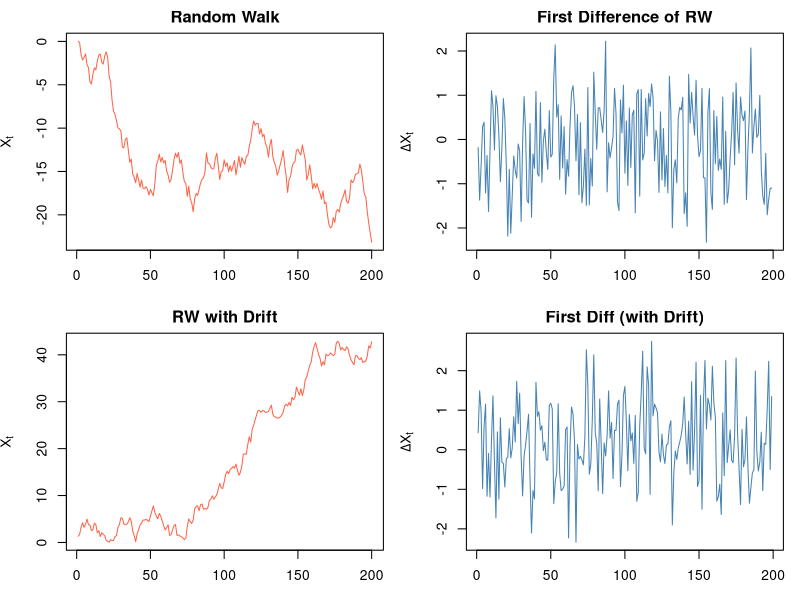
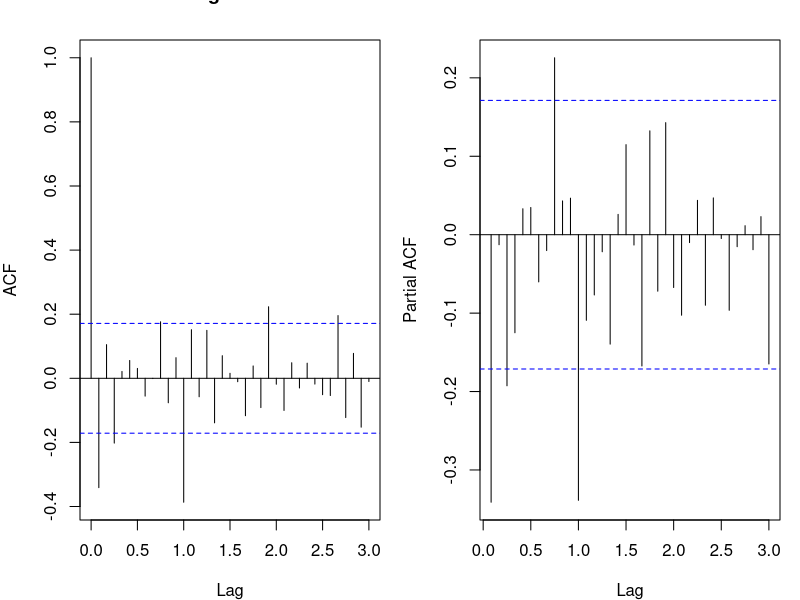
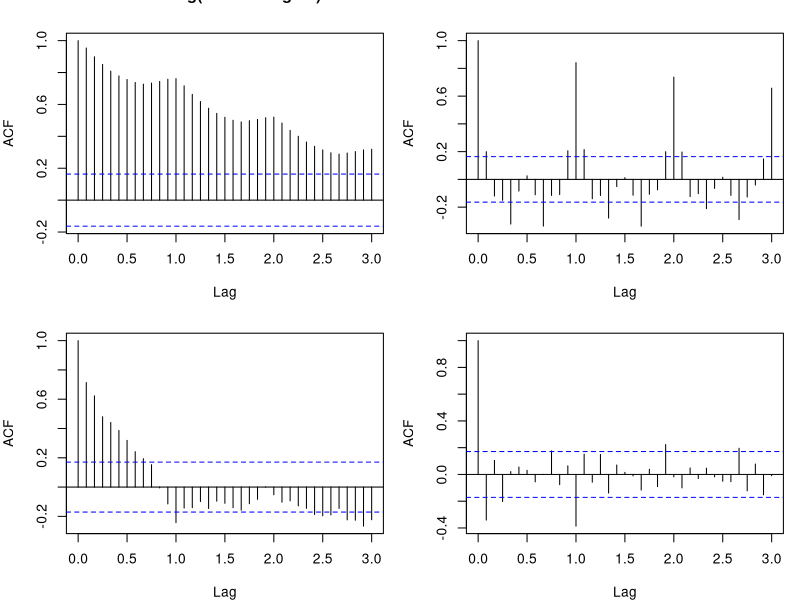
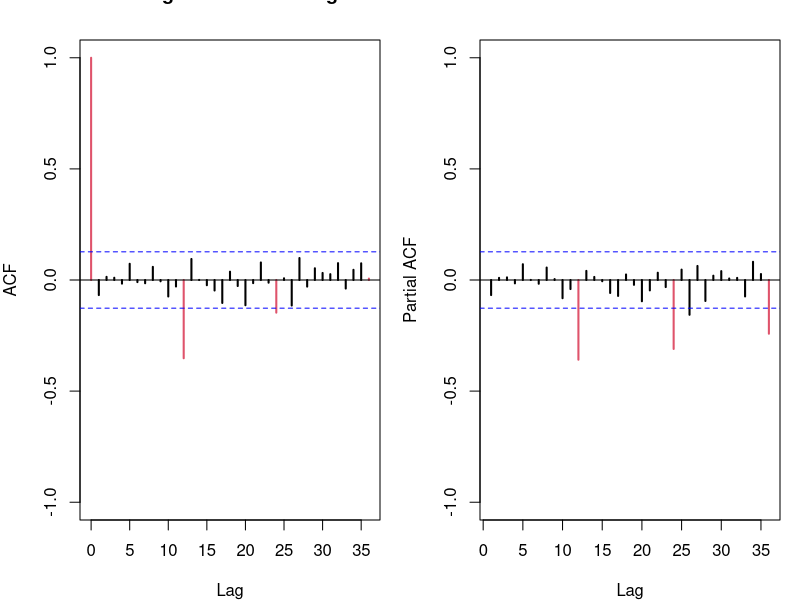
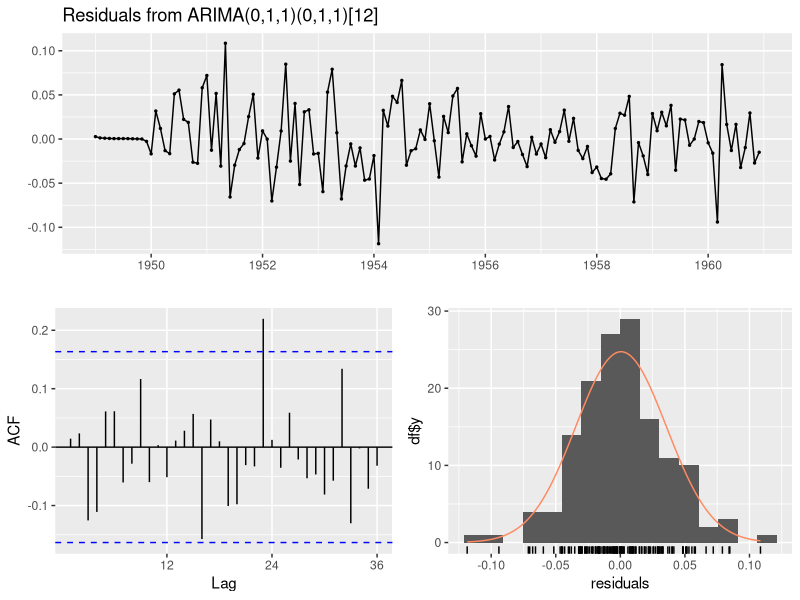

Write R code to recreate these figures, in order.
## ---- chunk 1
#| output: false
library(forecast)   # Arima(), auto.arima(), forecast(), checkresiduals()
library(tseries)    # adf.test(): quick unit root pre-screen before formal ADF
## ---- chunk 2
#| echo: false
set.seed(10)
n <- 200
rw   <- cumsum(rnorm(n))
rw_d <- cumsum(rnorm(n, mean = 0.1))

par(mfrow = c(2, 2), mar = c(3, 4, 2, 1))
plot(rw,         type = "l", main = "Random Walk",             ylab = expression(X[t]), col = "tomato")
plot(diff(rw),   type = "l", main = "First Difference of RW",  ylab = expression(Delta*X[t]), col = "steelblue")
plot(rw_d,       type = "l", main = "RW with Drift",           ylab = expression(X[t]), col = "tomato")
plot(diff(rw_d), type = "l", main = "First Diff (with Drift)", ylab = expression(Delta*X[t]), col = "steelblue")
## ---- chunk 3
library(forecast)
data("AirPassengers")
lx <- log(AirPassengers)

mod <- Arima(lx, order = c(0, 1, 1),
             seasonal = list(order = c(0, 1, 1), period = 12))
summary(mod)
## ---- chunk 4
# after log + regular diff + seasonal diff, check ACF/PACF
w <- diff(diff(lx, 12))

par(mfrow = c(1, 2), mar = c(4, 4, 2, 1))
acf(w,  main = "ACF after log + seasonal diff", lag.max = 36)
pacf(w, main = "PACF", lag.max = 36)
## ---- chunk 5
#| echo: false
par(mfrow = c(2, 2), mar = c(4, 4, 2, 1))
acf(lx,                   main = "ACF: log(AirPassengers)",  lag.max = 36)
acf(diff(lx),             main = "ACF: first diff",          lag.max = 36)
acf(diff(lx, 12),         main = "ACF: seasonal diff",       lag.max = 36)
acf(diff(diff(lx, 12)),   main = "ACF: seasonal + 1st diff", lag.max = 36)
## ---- chunk 6
#| echo: false
# reproduce the identification step from the APB example
set.seed(0)
# simulate a series with similar characteristics to APB
t_idx  <- seq(1997, 2025, by = 1/12)[1:(21*12)]
trend  <- 0.003 * seq_along(t_idx)
seas   <- rep(sin(2 * pi * (1:12) / 12) * 0.08, length.out = length(t_idx))
lnsim  <- cumsum(rnorm(length(t_idx), sd = 0.03)) + trend + seas + 8.1

d12    <- diff(lnsim, 12)
d1d12  <- diff(d12, 1)

cat("Var(log series):          ", round(var(lnsim),   5), "\n")
cat("Var after seasonal diff:  ", round(var(d12),     5), "\n")
cat("Var after regular diff:   ", round(var(d1d12),   5), "\n")
## ---- chunk 7
#| echo: false
par(mfrow = c(1, 2), mar = c(4, 4, 2, 1))
acf(d1d12,  ylim = c(-1, 1), lag.max = 36,
    col = c(2, rep(1, 11)), lwd = 2,
    main = "ACF after log + seasonal + regular diff")
pacf(d1d12, ylim = c(-1, 1), lag.max = 36,
     col = c(rep(1, 11), 2), lwd = 2,
     main = "PACF")
par(mfrow = c(1, 1))
## ---- chunk 8
# fit airline model on the simulated APB-like series
lnsim_ts <- ts(lnsim, start = 1997, frequency = 12)
mod_apb   <- Arima(lnsim_ts, order = c(0, 1, 1),
                   seasonal = list(order = c(0, 1, 1), period = 12))
cat("AIC:", round(AIC(mod_apb), 2), "  BIC:", round(BIC(mod_apb), 2), "\n")
cat("theta_1:", round(coef(mod_apb)["ma1"],  4),
    "  Theta_1:", round(coef(mod_apb)["sma1"], 4), "\n")
## ---- chunk 9
#| echo: false
vars <- c(var(lnsim), var(d12), var(d1d12), var(diff(d1d12)))
labels <- c("log X_t", "(1-B^12)log X_t", "(1-B)(1-B^12)log X_t",
            "(1-B)^2(1-B^12)log X_t")
data.frame(Transformation = labels, Variance = round(vars, 6))
## ---- chunk 10
library(tseries)

# Step 1: unit root test on levels and first differences
adf.test(lx)           # fails to reject (non-stationary)
adf.test(diff(lx))     # likely rejects after one diff

# Step 2: fit candidate models
mod1 <- Arima(lx, order = c(1, 1, 1),
              seasonal = list(order = c(0, 1, 1), period = 12))
mod2 <- Arima(lx, order = c(0, 1, 1),
              seasonal = list(order = c(0, 1, 1), period = 12))

cat("AIC mod1:", round(AIC(mod1), 2), "\n")
cat("AIC mod2:", round(AIC(mod2), 2), "\n")

# Step 3: validate
checkresiduals(mod2)
## ---- chunk 11
# auto.arima searches over (p,d,q)(P,D,Q) combinations
best_mod <- auto.arima(lx, seasonal = TRUE, stepwise = FALSE, approximation = FALSE)
summary(best_mod)
## ---- chunk 12
data("AirPassengers")
lx      <- log(AirPassengers)
d12lx   <- diff(lx, 12)      # seasonal diff
d1d12lx <- diff(d12lx, 1)    # then regular diff

cat("Var(log):", round(var(lx), 5),
    " Var(seasonal diff):", round(var(d12lx), 5),
    " Var(both diffs):", round(var(d1d12lx), 5), "\n")
## ---- chunk 13
data("AirPassengers")
lx  <- log(AirPassengers)
mod <- Arima(lx, order = c(0, 1, 1),
             seasonal = list(order = c(0, 1, 1), period = 12))
summary(mod)
## ---- chunk 14
#| output: false
best <- auto.arima(lx, seasonal = TRUE, stepwise = FALSE, approximation = FALSE)
## ---- chunk 15
summary(best)
## ---- chunk 16
data("AirPassengers")
lx <- log(AirPassengers)
tseries::adf.test(lx)            # fail to reject: non-stationary
tseries::adf.test(diff(lx, 12)) # likely still non-stationary (needs regular diff too)
tseries::adf.test(diff(diff(lx, 12)))  # should reject: stationary
